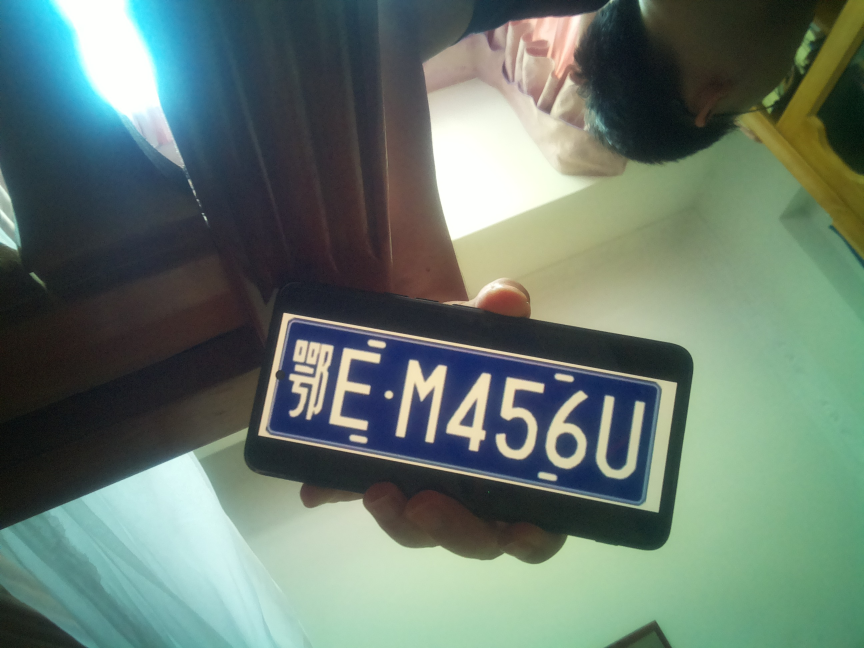
#> input picture raspberrypi/test/test2.jpg, 2592 x 1944 px, given in place of out.png, which was not available (shown at 1/3 size)
$ python plate_camera.py out.png
#> lines starting #> are read from the running program, lines starting #| are printed output that depends on the picture; after the words box and inside, x2 and y2 are one past the last pixel; in counts of white or black regions, pixels touching at a corner belong together
#> (reads raspberrypi/cloud_config.json from the repository)
#> (the call stopped at in capture, `r = subprocess.run(cmd, capture_output=True, text=True, timeout=float(..`: subprocess is not available in this run)
#> in main, img is the input picture: shape (1944, 2592, 3); mean B, G, R 110.3, 120.9, 103
#| 图片尺寸: 2592x1944
### raspberrypi/plate_recognition.py
#!/usr/bin/env python3
# -*- coding: utf-8 -*-
"""
车牌识别 - 树莓派 Zero WH 优化版
流程: HSV 蓝色掩码 -> 候选轮廓(宽高比≈3.15) -> minAreaRect 透视校正
      -> CLAHE -> Tesseract LSTM (psm 8 -> 13 -> 7, 白名单 A-Z0-9)
      -> 校正图 OCR 为空时回退识别蓝色包围盒裁剪
后处理: 在 6 位子串中按车牌特征打分选优(保护城市字母), 再修正 T/Z 误读
用法: python3 plate_recognition.py [--debug] <图片1> [图片2 ...]
"""
import os, re, sys, time
import plate_format
import plate_matcher
import cv2, numpy as np, pytesseract

WHITELIST = "0123456789ABCDEFGHIJKLMNOPQRSTUVWXYZ"
PSM_ORDER = (8, 13, 7)          # psm8/13 最稳, psm7 兜底
ASPECT_TARGET = 3.15            # 标准车牌宽高比
ASPECT_RANGE = (2.0, 4.0)       # 允许范围
# 候选面积/宽度按图像尺寸取比例，避免换分辨率后阈值失效：
#   2592x1944 下 MIN_AREA_RATIO 对应原来的 5000 像素
#   2592 宽下 MIN_WIDTH_RATIO 对应原来的 60 像素
MIN_AREA_RATIO = 0.00099
MIN_WIDTH_RATIO = 0.023
OCR_MAXW = 600


def clean_text(t):
    return re.sub(r"[^A-Z0-9]", "", (t or "").upper())


def find_plate_candidates(img):
    hsv = cv2.cvtColor(img, cv2.COLOR_BGR2HSV)
#> hsv: shape (1944, 2592, 3); mean H, S, V 71, 71.4, 128
    mask = cv2.inRange(hsv, (90, 60, 60), (135, 255, 255))
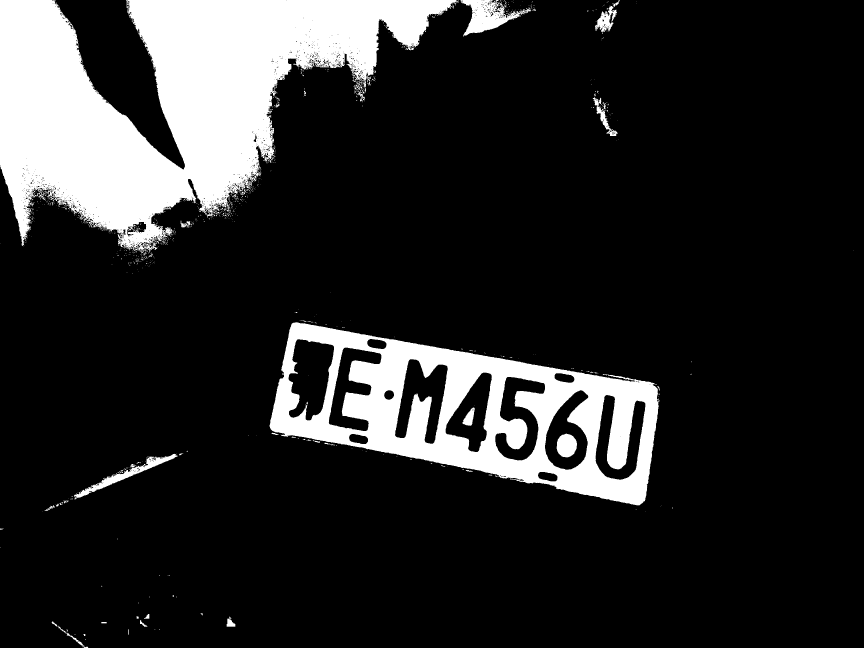
#> mask: shape (1944, 2592) (shown at 1/3 size); 16% white; 994 white regions (926 under 20 px), largest, box (x1, y1, x2, y2) and area: (0, 0, 1376, 760) 514790, (808, 967, 1978, 1516) 258426, (1382, 0, 1593, 111) 9674
    mask = cv2.morphologyEx(mask, cv2.MORPH_OPEN, np.ones((3, 3), np.uint8))
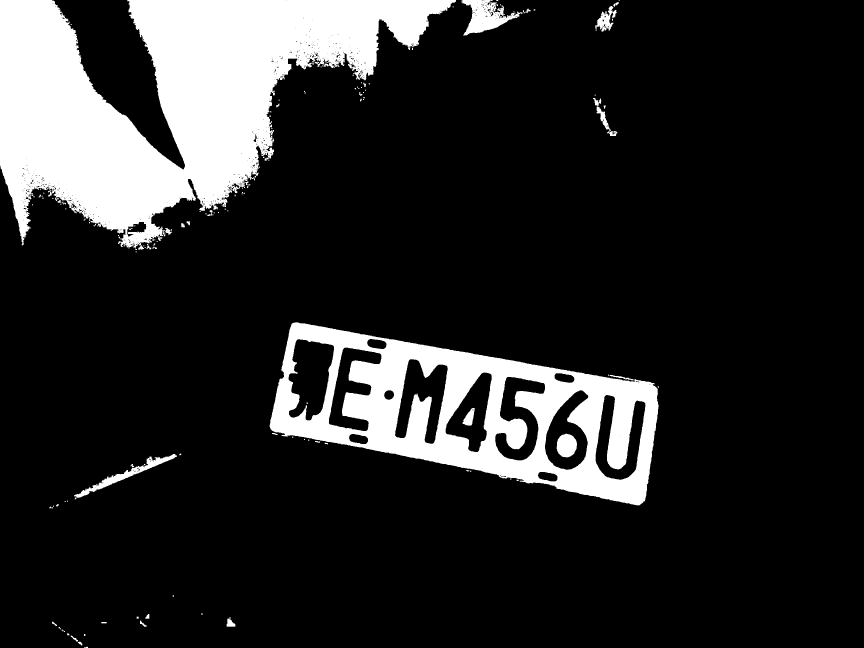
#> mask: shape (1944, 2592) (shown at 1/3 size); 15.7% white; 182 white regions (111 under 20 px), largest, box (x1, y1, x2, y2) and area: (0, 0, 1368, 745) 505926, (809, 967, 1976, 1516) 257793, (1384, 0, 1567, 107) 8970
    mask = cv2.morphologyEx(mask, cv2.MORPH_CLOSE, np.ones((15, 7), np.uint8))
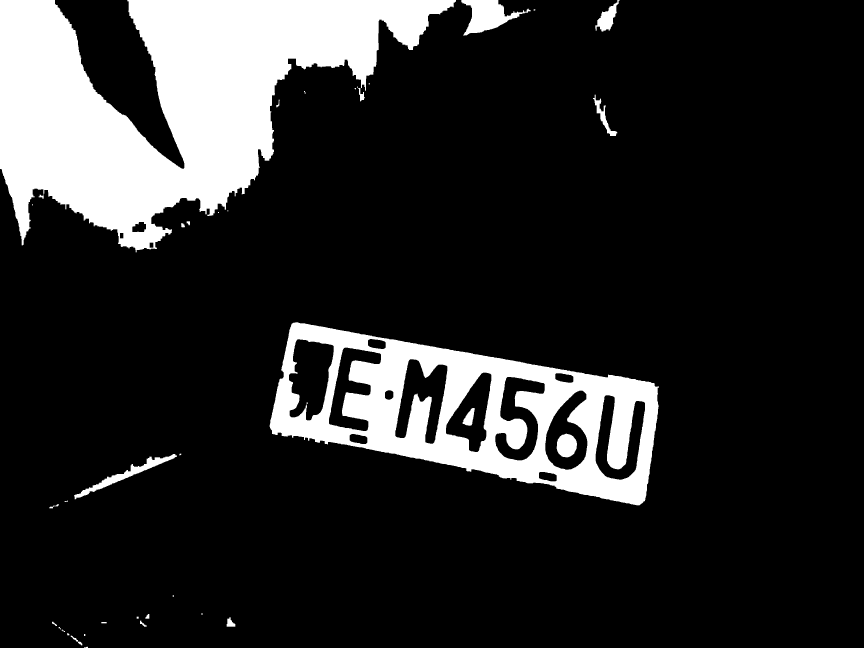
#> mask: shape (1944, 2592) (shown at 1/3 size); 16% white; 37 white regions (9 under 20 px)
    contours, _ = cv2.findContours(mask, cv2.RETR_EXTERNAL, cv2.CHAIN_APPROX_SIMPLE)
#> contours = 35 contours, 16 with area under 20; largest, box (x1, y1, x2, y2) and area: (0, 0, 1368, 757) 517583, (809, 967, 1977, 1516) 392118, (1384, 0, 1592, 107) 9943, (222, 1362, 531, 1498) 5552, (1786, 0, 1859, 95) 2753
    img_h, img_w = img.shape[:2]
#> img_h = 1944; img_w = 2592
    min_area = MIN_AREA_RATIO * img_w * img_h
#> min_area = 4988.5
    min_w = MIN_WIDTH_RATIO * img_w
#> min_w = 59.62
    cands = []
    for c in contours:
        area = cv2.contourArea(c)
        if area < min_area:
            continue
        (_, _), (rw, rh), _ = cv2.minAreaRect(c)
        if rw < rh:
            rw, rh = rh, rw
        if rh <= 0:
            continue
        aspect = rw / rh
        if not (ASPECT_RANGE[0] <= aspect <= ASPECT_RANGE[1]):
            continue
        if rw < min_w or rh < min_w / 3.0:
            continue
        cands.append((abs(aspect - ASPECT_TARGET), -area, c))
#> this loop made 35 passes
#> (area, rw, rh, aspect) on passes 17, 19, 34, 35: (5552, 332.5, 32.68, 10.17), (392117.5, 1149.4, 370.6, 3.1), (9943, 205.1, 106.3, 1.93), (517583, 1367, 756, 1.81)
#> area on passes 2, 4, 8, 9, 10, 12: 159, 24.5, 56, 101, 407, 97
#> after the loop, cands = 1 item
    cands.sort(key=lambda t: (t[0], t[1]))
    return [c for _, _, c in cands[:2]]


def warp_plate(img, contour):
    rect = cv2.minAreaRect(contour)
    box = cv2.boxPoints(rect)
    pts = box.astype(np.float32)
    s = pts.sum(axis=1)
    d = np.diff(pts, axis=1).ravel()
    src = np.float32([pts[np.argmin(s)], pts[np.argmin(d)],
                      pts[np.argmax(s)], pts[np.argmax(d)]])
    (_, _), (rw, rh), _ = rect
    if rw < rh:
        rw, rh = rh, rw
    W, H = max(int(rw), 60), max(int(rh), 20)
    dst = np.float32([[0, 0], [W - 1, 0], [W - 1, H - 1], [0, H - 1]])
    M = cv2.getPerspectiveTransform(src, dst)
    return cv2.warpPerspective(img, M, (W, H), flags=cv2.INTER_CUBIC)


def preprocess(roi):
    gray = cv2.cvtColor(roi, cv2.COLOR_BGR2GRAY) if roi.ndim == 3 else roi
    gray = cv2.createCLAHE(clipLimit=2.0, tileGridSize=(8, 8)).apply(gray)
    h, w = gray.shape[:2]
    if w > OCR_MAXW:
        s = OCR_MAXW / w
        gray = cv2.resize(gray, (OCR_MAXW, max(1, int(h * s))),
                          interpolation=cv2.INTER_CUBIC)
    return gray


def ocr_line(proc, psms=PSM_ORDER):
    base = "--oem 1 -c tessedit_char_whitelist=%s" % WHITELIST
    for psm in psms:
        t0 = time.time()
        text = clean_text(pytesseract.image_to_string(
            proc, lang="eng", config="%s --psm %d" % (base, psm)))
        if text:
            return text, psm, time.time() - t0
    return "", None, None


def ocr_plate_crop(img, contour):
    """先识别透视校正图; 为空则回退识别轴对齐蓝色包围盒."""
    warp = warp_plate(img, contour)
    text, psm, dt = ocr_line(preprocess(warp))
    if text:
        return text, psm, dt
    x, y, w, h = cv2.boundingRect(contour)
    x0, y0 = max(0, x - int(w * 0.03)), max(0, y - int(h * 0.08))
    x1, y1 = min(img.shape[1], x + w + int(w * 0.03)), min(img.shape[0], y + h + int(h * 0.08))
    return ocr_line(preprocess(img[y0:y1, x0:x1]))


# [44 lines left out: functions post_process, main, not called in this run]


# [2 lines that do not run on import are left out]

### raspberrypi/plate_config.py
#!/usr/bin/env python3
# -*- coding: utf-8 -*-
"""配置加载与拍照命令构造。

被 plate_gateway.py（网关）与 plate_camera.py（单张测试工具）共用，
保证调试工具和线上服务用的是同一套拍照参数。

拍照参数集中在 cloud_config.json 的 "camera" 段，现场可以只改配置、
不改代码：

    "camera": {
        "width": 2592,          // 分辨率
        "height": 1944,
        "timeout_ms": 200,      // 曝光/白平衡收敛时间（原来的 3000ms 太长：
                                // 车在闸前不会静止等 3 秒，等它"稳定"车已经动了）
        "immediate": false,     // true 时跳过 AE/AWB 收敛直接抓拍（更快但更暗）
        "metering": "centre",   // 按"抓拍"而不是"摄影"测光
        "extra_args": []        // 需要时透传 rpicam 参数，例如 ["--gain","4"]
    }
"""

import copy
import json
import os

BASE = os.path.dirname(os.path.abspath(__file__))
CFG_PATH = os.path.join(BASE, "cloud_config.json")

DEFAULT_CAMERA = {
    "width": 2592,
    "height": 1944,
    "timeout_ms": 200,
    "immediate": False,
    "metering": "centre",
    "extra_args": [],
    # 抓拍重试次数（原来 3 次 x 90s 超时，最坏情况占用近 5 分钟）
    "attempts": 2,
    # 单次 rpicam-still 的超时上限与重试间隔
    "command_timeout_s": 15,
    "retry_delay_s": 1,
}


def load_config(path=None):
    """读取 cloud_config.json。"""
    with open(path or CFG_PATH, encoding="utf-8") as f:
        return json.load(f)


def camera_settings(cfg=None):
    """取相机配置，缺失项回落到默认值。"""
    settings = copy.deepcopy(DEFAULT_CAMERA)
    settings.update((cfg or {}).get("camera") or {})
    return settings


def camera_command(out_path, cfg=None):
    """构造 rpicam-still 命令行。"""
    cam = camera_settings(cfg)
    cmd = [
        "rpicam-still",
        "-o", out_path,
        "-n",                                    # 无预览（无头运行）
        "--width", str(int(cam["width"])),
        "--height", str(int(cam["height"])),
        "--timeout", str(int(cam["timeout_ms"])),
    ]
    if cam.get("metering"):
        cmd += ["--metering", str(cam["metering"])]
    if cam.get("immediate"):
        cmd.append("--immediate")
    cmd += [str(a) for a in (cam.get("extra_args") or [])]
    return cmd

### raspberrypi/plate_camera.py
#!/usr/bin/env python3
# -*- coding: utf-8 -*-
"""拍照 -> 车牌识别 -> 打印结果 (树莓派 Zero WH)
依赖: rpicam-still(已可用) + plate_recognition.py(同目录)
用法: source .venv/bin/activate && python3 plate_camera.py [输出图片]

拍照参数与线上服务共用 cloud_config.json 的 "camera" 段，
避免"调试工具和线上跑的参数不一致"。
"""
import os, subprocess, sys, time

import plate_config as pc
import plate_recognition as pr

CAM_FILE = "/tmp/plate_cam.jpg"


def capture(out_path, cfg=None):
    cmd = pc.camera_command(out_path, cfg)
    try:
        r = subprocess.run(cmd, capture_output=True, text=True,
                           timeout=float(pc.camera_settings(cfg).get("command_timeout_s", 15)))
    except subprocess.TimeoutExpired:
        raise SystemExit("拍照超时(%.0fs): %s" % (
            float(pc.camera_settings(cfg).get("command_timeout_s", 15)), " ".join(cmd)))
    if not os.path.exists(out_path):
        raise SystemExit("拍照失败: %s" % ((r.stderr or r.stdout) or "")[-500:])


def main():
    out = sys.argv[1] if len(sys.argv) > 1 and not sys.argv[1].startswith("-") else CAM_FILE
    cfg = pc.load_config()          # 与线上服务用同一套拍照参数
    print("拍照中...", flush=True)
    t0 = time.time()
    capture(out, cfg)
    print("已拍照: %s (%.1fs)" % (out, time.time() - t0), flush=True)

    img = pr.cv2.imread(out)
    if img is None:
        raise SystemExit("无法读取拍摄图片: %s" % out)
    print("图片尺寸: %dx%d" % (img.shape[1], img.shape[0]), flush=True)

    t1 = time.time()
    cands = pr.find_plate_candidates(img)
#> cands = 1 contour; box (x1, y1, x2, y2) and area: (809, 967, 1977, 1516) 392118
    print("候选 %d 个" % len(cands), flush=True)
#| 候选 1 个
    best = ""
    for i, c in enumerate(cands):
        text, psm, dt = pr.ocr_plate_crop(img, c)
        if text:
            fixed = pr.post_process(text)
            print("  候选%d: OCR=%s (psm %d, %.1fs) -> %s" % (i + 1, text, psm, dt, fixed), flush=True)
            if len(text) >= 6 and len(fixed) in (6, 7):
                best = fixed
                break
            if not best:
                best = fixed
#> this loop made 1 pass
#> pass 1, in ocr_plate_crop, `warp = warp_plate(img, contour)`:
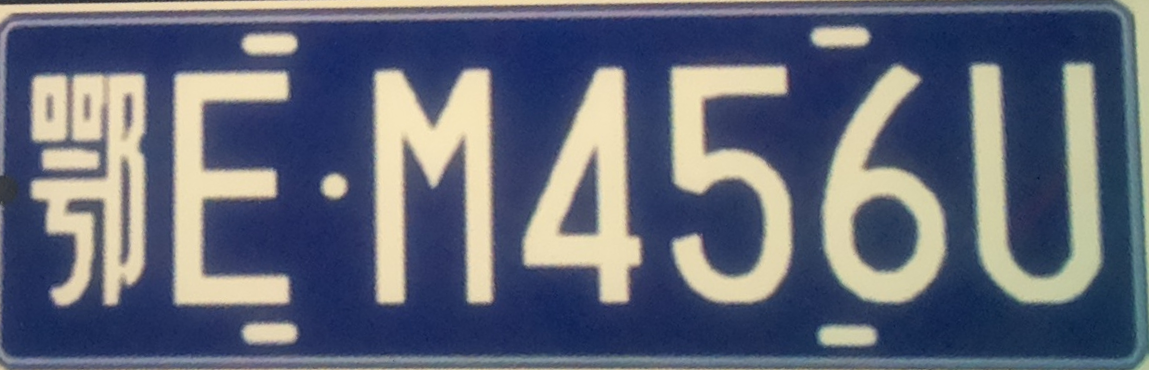
#> warp: shape (370, 1149, 3); mean B, G, R 120, 103.8, 98
#> pass 1, in preprocess, `gray = cv2.cvtColor(roi, cv2.COLOR_BGR2GRAY) if roi.ndim == 3 else roi`:
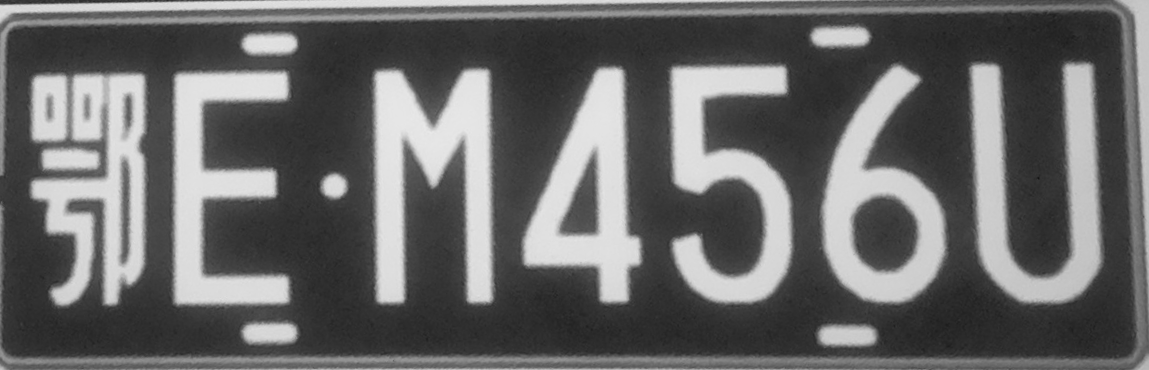
#> gray: shape (370, 1149); min 20, max 233, mean 103.9
#> pass 1, in preprocess, `gray = cv2.createCLAHE(clipLimit=2.0, tileGridSize=(8, 8)).apply(gray)`:
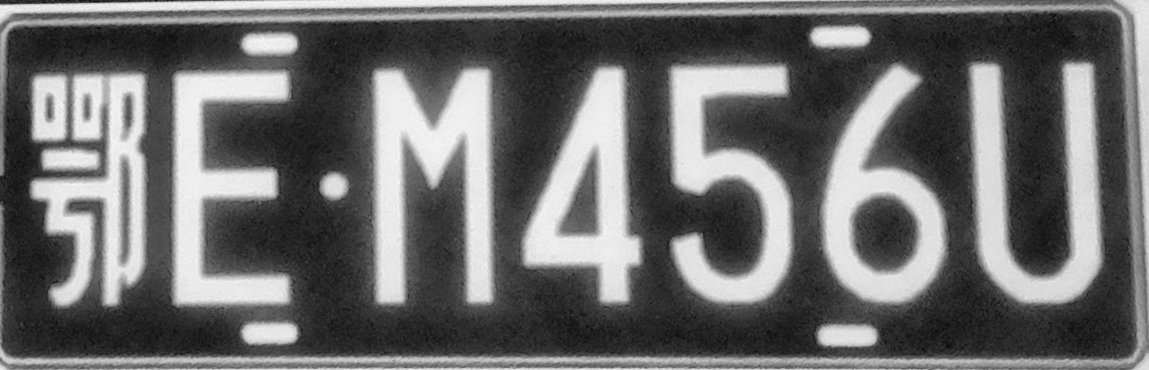
#> gray: shape (370, 1149); min 11, max 247, mean 107.3
    print("识别结果: %s  识别耗时 %.1fs" % (best or "(未识别)", time.time() - t1), flush=True)


if __name__ == "__main__":
#> (the run stopped early here; a loop or call above may not have finished)
